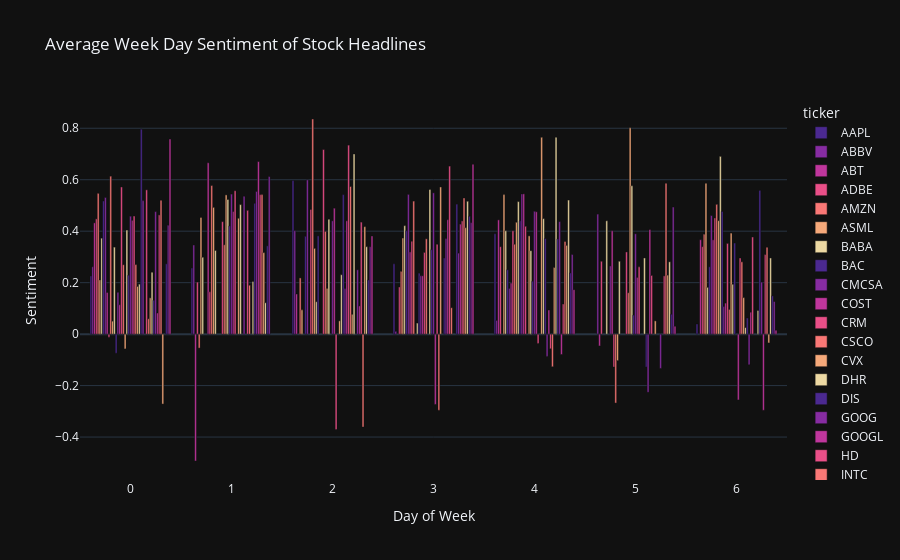

Notebook cell for this chart:
### Markdown cell above
## NLTK - `dayofweek` using Plotly

### Code cell
# Group by the ticker and the day of the week, creating a multi-index
mean_day = analyzer_news.groupby(['ticker', 'dayofweek']).mean()
# Unstack, the innermost index level 'unstacks' across the columns
mean_day = mean_day.unstack()
# Get a cross-section of the above data, and transpose it to make the columns the ticker names
mean_day = mean_day.xs('compound', axis=1).T
# Plotly colors
sunset = px.colors.sequential.Agsunset

px.bar(mean_day, barmode='group', color_discrete_sequence=sunset,
      title='Average Week Day Sentiment of Stock Headlines',
      labels={'value': 'Sentiment', 'dayofweek': 'Day of Week'})

### Figure 1 — Plotly figure (JSON) as saved in the notebook; plotly's stock layout.template omitted (floating-point values rounded to 4 significant figures)
{"data": [{"alignmentgroup": "True", "hovertemplate": "ticker=AAPL<br>Day of Week=%{x}<br>Sentiment=%{y}<extra></extra>", "legendgroup": "AAPL", "marker": {"color": "rgb(75, 41, 145)"}, "name": "AAPL", "offsetgroup": "AAPL", "orientation": "v", "showlegend": true, "textposition": "auto", "type": "bar", "x": [0, 1, 2, 3, 4, 5, 6], "xaxis": "x", "y": [0.2256, 0.2567, 0.5967, 0.2732, 0.3902, null, 0.03946], "yaxis": "y"}, {"alignmentgroup": "True", "hovertemplate": "ticker=ABBV<br>Day of Week=%{x}<br>Sentiment=%{y}<extra></extra>", "legendgroup": "ABBV", "marker": {"color": "rgb(135, 44, 162)"}, "name": "ABBV", "offsetgroup": "ABBV", "orientation": "v", "showlegend": true, "textposition": "auto", "type": "bar", "x": [0, 1, 2, 3, 4, 5, 6], "xaxis": "x", "y": [0.2618, 0.3463, 0.4023, 0.01095, 0.05333, 0.4665, null], "yaxis": "y"}, {"alignmentgroup": "True", "hovertemplate": "ticker=ABT<br>Day of Week=%{x}<br>Sentiment=%{y}<extra></extra>", "legendgroup": "ABT", "marker": {"color": "rgb(192, 54, 157)"}, "name": "ABT", "offsetgroup": "ABT", "orientation": "v", "showlegend": true, "textposition": "auto", "type": "bar", "x": [0, 1, 2, 3, 4, 5, 6], "xaxis": "x", "y": [0.4324, -0.4931, 0.1559, null, 0.444, -0.04595, 0.3669], "yaxis": "y"}, {"alignmentgroup": "True", "hovertemplate": "ticker=ADBE<br>Day of Week=%{x}<br>Sentiment=%{y}<extra></extra>", "legendgroup": "ADBE", "marker": {"color": "rgb(234, 79, 136)"}, "name": "ADBE", "offsetgroup": "ADBE", "orientation": "v", "showlegend": true, "textposition": "auto", "type": "bar", "x": [0, 1, 2, 3, 4, 5, 6], "xaxis": "x", "y": [0.4479, 0.2023, null, 0.1833, 0.3399, 0.2832, 0.34], "yaxis": "y"}, {"alignmentgroup": "True", "hovertemplate": "ticker=AMZN<br>Day of Week=%{x}<br>Sentiment=%{y}<extra></extra>", "legendgroup": "AMZN", "marker": {"color": "rgb(250, 120, 118)"}, "name": "AMZN", "offsetgroup": "AMZN", "orientation": "v", "showlegend": true, "textposition": "auto", "type": "bar", "x": [0, 1, 2, 3, 4, 5, 6], "xaxis": "x", "y": [0.5471, -0.0543, 0.2184, 0.2441, null, null, 0.3885], "yaxis": "y"}, {"alignmentgroup": "True", "hovertemplate": "ticker=ASML<br>Day of Week=%{x}<br>Sentiment=%{y}<extra></extra>", "legendgroup": "ASML", "marker": {"color": "rgb(246, 169, 122)"}, "name": "ASML", "offsetgroup": "ASML", "orientation": "v", "showlegend": true, "textposition": "auto", "type": "bar", "x": [0, 1, 2, 3, 4, 5, 6], "xaxis": "x", "y": [0.2108, 0.4535, 0.0943, 0.3734, 0.5423, null, 0.5859], "yaxis": "y"}, {"alignmentgroup": "True", "hovertemplate": "ticker=BABA<br>Day of Week=%{x}<br>Sentiment=%{y}<extra></extra>", "legendgroup": "BABA", "marker": {"color": "rgb(237, 217, 163)"}, "name": "BABA", "offsetgroup": "BABA", "orientation": "v", "showlegend": true, "textposition": "auto", "type": "bar", "x": [0, 1, 2, 3, 4, 5, 6], "xaxis": "x", "y": [0.373, 0.2988, null, 0.4215, 0.4019, 0.4404, 0.1819], "yaxis": "y"}, {"alignmentgroup": "True", "hovertemplate": "ticker=BAC<br>Day of Week=%{x}<br>Sentiment=%{y}<extra></extra>", "legendgroup": "BAC", "marker": {"color": "rgb(75, 41, 145)"}, "name": "BAC", "offsetgroup": "BAC", "orientation": "v", "showlegend": true, "textposition": "auto", "type": "bar", "x": [0, 1, 2, 3, 4, 5, 6], "xaxis": "x", "y": [0.5173, null, 0.3803, 0.4019, 0.25, null, 0.2619], "yaxis": "y"}, {"alignmentgroup": "True", "hovertemplate": "ticker=CMCSA<br>Day of Week=%{x}<br>Sentiment=%{y}<extra></extra>", "legendgroup": "CMCSA", "marker": {"color": "rgb(135, 44, 162)"}, "name": "CMCSA", "offsetgroup": "CMCSA", "orientation": "v", "showlegend": true, "textposition": "auto", "type": "bar", "x": [0, 1, 2, 3, 4, 5, 6], "xaxis": "x", "y": [0.5311, null, 0.5994, 0.5431, 0.1779, 0.265, 0.4609], "yaxis": "y"}, {"alignmentgroup": "True", "hovertemplate": "ticker=COST<br>Day of Week=%{x}<br>Sentiment=%{y}<extra></extra>", "legendgroup": "COST", "marker": {"color": "rgb(192, 54, 157)"}, "name": "COST", "offsetgroup": "COST", "orientation": "v", "showlegend": true, "textposition": "auto", "type": "bar", "x": [0, 1, 2, 3, 4, 5, 6], "xaxis": "x", "y": [0.1619, 0.6659, null, 0.3196, 0.1985, 0.4019, 0.3664], "yaxis": "y"}, {"alignmentgroup": "True", "hovertemplate": "ticker=CRM<br>Day of Week=%{x}<br>Sentiment=%{y}<extra></extra>", "legendgroup": "CRM", "marker": {"color": "rgb(234, 79, 136)"}, "name": "CRM", "offsetgroup": "CRM", "orientation": "v", "showlegend": true, "textposition": "auto", "type": "bar", "x": [0, 1, 2, 3, 4, 5, 6], "xaxis": "x", "y": [-0.01183, 0.1646, 0.4847, 0.3612, 0.4019, -0.128, 0.4516], "yaxis": "y"}, {"alignmentgroup": "True", "hovertemplate": "ticker=CSCO<br>Day of Week=%{x}<br>Sentiment=%{y}<extra></extra>", "legendgroup": "CSCO", "marker": {"color": "rgb(250, 120, 118)"}, "name": "CSCO", "offsetgroup": "CSCO", "orientation": "v", "showlegend": true, "textposition": "auto", "type": "bar", "x": [0, 1, 2, 3, 4, 5, 6], "xaxis": "x", "y": [0.6139, 0.5774, 0.836, 0.517, 0.3494, -0.2679, 0.5044], "yaxis": "y"}, {"alignmentgroup": "True", "hovertemplate": "ticker=CVX<br>Day of Week=%{x}<br>Sentiment=%{y}<extra></extra>", "legendgroup": "CVX", "marker": {"color": "rgb(246, 169, 122)"}, "name": "CVX", "offsetgroup": "CVX", "orientation": "v", "showlegend": true, "textposition": "auto", "type": "bar", "x": [0, 1, 2, 3, 4, 5, 6], "xaxis": "x", "y": [0.05048, 0.4927, 0.3334, null, 0.4348, -0.103, 0.4409], "yaxis": "y"}, {"alignmentgroup": "True", "hovertemplate": "ticker=DHR<br>Day of Week=%{x}<br>Sentiment=%{y}<extra></extra>", "legendgroup": "DHR", "marker": {"color": "rgb(237, 217, 163)"}, "name": "DHR", "offsetgroup": "DHR", "orientation": "v", "showlegend": true, "textposition": "auto", "type": "bar", "x": [0, 1, 2, 3, 4, 5, 6], "xaxis": "x", "y": [0.3382, 0.3252, 0.126, 0.04302, 0.515, 0.2832, 0.6908], "yaxis": "y"}, {"alignmentgroup": "True", "hovertemplate": "ticker=DIS<br>Day of Week=%{x}<br>Sentiment=%{y}<extra></extra>", "legendgroup": "DIS", "marker": {"color": "rgb(75, 41, 145)"}, "name": "DIS", "offsetgroup": "DIS", "orientation": "v", "showlegend": true, "textposition": "auto", "type": "bar", "x": [0, 1, 2, 3, 4, 5, 6], "xaxis": "x", "y": [-0.07432, null, 0.3818, 0.2369, 0.4404, null, 0.4767], "yaxis": "y"}, {"alignmentgroup": "True", "hovertemplate": "ticker=GOOG<br>Day of Week=%{x}<br>Sentiment=%{y}<extra></extra>", "legendgroup": "GOOG", "marker": {"color": "rgb(135, 44, 162)"}, "name": "GOOG", "offsetgroup": "GOOG", "orientation": "v", "showlegend": true, "textposition": "auto", "type": "bar", "x": [0, 1, 2, 3, 4, 5, 6], "xaxis": "x", "y": [0.1623, null, null, 0.2266, 0.545, null, 0.107], "yaxis": "y"}, {"alignmentgroup": "True", "hovertemplate": "ticker=GOOGL<br>Day of Week=%{x}<br>Sentiment=%{y}<extra></extra>", "legendgroup": "GOOGL", "marker": {"color": "rgb(192, 54, 157)"}, "name": "GOOGL", "offsetgroup": "GOOGL", "orientation": "v", "showlegend": true, "textposition": "auto", "type": "bar", "x": [0, 1, 2, 3, 4, 5, 6], "xaxis": "x", "y": [0.1142, null, null, 0.2266, 0.545, null, 0.1206], "yaxis": "y"}, {"alignmentgroup": "True", "hovertemplate": "ticker=HD<br>Day of Week=%{x}<br>Sentiment=%{y}<extra></extra>", "legendgroup": "HD", "marker": {"color": "rgb(234, 79, 136)"}, "name": "HD", "offsetgroup": "HD", "orientation": "v", "showlegend": true, "textposition": "auto", "type": "bar", "x": [0, 1, 2, 3, 4, 5, 6], "xaxis": "x", "y": [0.5719, 0.4371, 0.7173, 0.3176, 0.4192, 0.3195, 0.3525], "yaxis": "y"}, {"alignmentgroup": "True", "hovertemplate": "ticker=INTC<br>Day of Week=%{x}<br>Sentiment=%{y}<extra></extra>", "legendgroup": "INTC", "marker": {"color": "rgb(250, 120, 118)"}, "name": "INTC", "offsetgroup": "INTC", "orientation": "v", "showlegend": true, "textposition": "auto", "type": "bar", "x": [0, 1, 2, 3, 4, 5, 6], "xaxis": "x", "y": [0.2697, 0.3473, 0.3994, 0.3704, null, 0.161, 0.0962], "yaxis": "y"}, {"alignmentgroup": "True", "hovertemplate": "ticker=JNJ<br>Day of Week=%{x}<br>Sentiment=%{y}<extra></extra>", "legendgroup": "JNJ", "marker": {"color": "rgb(246, 169, 122)"}, "name": "JNJ", "offsetgroup": "JNJ", "orientation": "v", "showlegend": true, "textposition": "auto", "type": "bar", "x": [0, 1, 2, 3, 4, 5, 6], "xaxis": "x", "y": [-0.0575, 0.5411, 0.1779, null, 0.3818, 0.802, 0.3926], "yaxis": "y"}, {"alignmentgroup": "True", "hovertemplate": "ticker=JPM<br>Day of Week=%{x}<br>Sentiment=%{y}<extra></extra>", "legendgroup": "JPM", "marker": {"color": "rgb(237, 217, 163)"}, "name": "JPM", "offsetgroup": "JPM", "orientation": "v", "showlegend": true, "textposition": "auto", "type": "bar", "x": [0, 1, 2, 3, 4, 5, 6], "xaxis": "x", "y": [0.4045, 0.5232, 0.4466, 0.5619, 0.3243, 0.5766, 0.1939], "yaxis": "y"}, {"alignmentgroup": "True", "hovertemplate": "ticker=KO<br>Day of Week=%{x}<br>Sentiment=%{y}<extra></extra>", "legendgroup": "KO", "marker": {"color": "rgb(75, 41, 145)"}, "name": "KO", "offsetgroup": "KO", "orientation": "v", "showlegend": true, "textposition": "auto", "type": "bar", "x": [0, 1, 2, 3, 4, 5, 6], "xaxis": "x", "y": [0.2289, 0.4203, null, 0.3282, 0.2056, 0.07378, 0.354], "yaxis": "y"}, {"alignmentgroup": "True", "hovertemplate": "ticker=MA<br>Day of Week=%{x}<br>Sentiment=%{y}<extra></extra>", "legendgroup": "MA", "marker": {"color": "rgb(135, 44, 162)"}, "name": "MA", "offsetgroup": "MA", "orientation": "v", "showlegend": true, "textposition": "auto", "type": "bar", "x": [0, 1, 2, 3, 4, 5, 6], "xaxis": "x", "y": [0.4583, 0.5443, 0.4404, 0.5491, 0.4775, 0.3899, null], "yaxis": "y"}, {"alignmentgroup": "True", "hovertemplate": "ticker=MCD<br>Day of Week=%{x}<br>Sentiment=%{y}<extra></extra>", "legendgroup": "MCD", "marker": {"color": "rgb(192, 54, 157)"}, "name": "MCD", "offsetgroup": "MCD", "orientation": "v", "showlegend": true, "textposition": "auto", "type": "bar", "x": [0, 1, 2, 3, 4, 5, 6], "xaxis": "x", "y": [0.4424, 0.4767, 0.4894, -0.2732, 0.4755, 0.2205, -0.2559], "yaxis": "y"}, {"alignmentgroup": "True", "hovertemplate": "ticker=MRK<br>Day of Week=%{x}<br>Sentiment=%{y}<extra></extra>", "legendgroup": "MRK", "marker": {"color": "rgb(234, 79, 136)"}, "name": "MRK", "offsetgroup": "MRK", "orientation": "v", "showlegend": true, "textposition": "auto", "type": "bar", "x": [0, 1, 2, 3, 4, 5, 6], "xaxis": "x", "y": [0.4588, 0.5574, -0.3709, 0.3497, -0.03622, 0.2614, 0.296], "yaxis": "y"}, {"alignmentgroup": "True", "hovertemplate": "ticker=MSFT<br>Day of Week=%{x}<br>Sentiment=%{y}<extra></extra>", "legendgroup": "MSFT", "marker": {"color": "rgb(250, 120, 118)"}, "name": "MSFT", "offsetgroup": "MSFT", "orientation": "v", "showlegend": true, "textposition": "auto", "type": "bar", "x": [0, 1, 2, 3, 4, 5, 6], "xaxis": "x", "y": [0.2702, null, null, -0.296, null, null, 0.2809], "yaxis": "y"}, {"alignmentgroup": "True", "hovertemplate": "ticker=NFLX<br>Day of Week=%{x}<br>Sentiment=%{y}<extra></extra>", "legendgroup": "NFLX", "marker": {"color": "rgb(246, 169, 122)"}, "name": "NFLX", "offsetgroup": "NFLX", "orientation": "v", "showlegend": true, "textposition": "auto", "type": "bar", "x": [0, 1, 2, 3, 4, 5, 6], "xaxis": "x", "y": [0.1854, 0.4503, 0.0516, 0.5719, 0.765, null, 0.1419], "yaxis": "y"}, {"alignmentgroup": "True", "hovertemplate": "ticker=NVDA<br>Day of Week=%{x}<br>Sentiment=%{y}<extra></extra>", "legendgroup": "NVDA", "marker": {"color": "rgb(237, 217, 163)"}, "name": "NVDA", "offsetgroup": "NVDA", "orientation": "v", "showlegend": true, "textposition": "auto", "type": "bar", "x": [0, 1, 2, 3, 4, 5, 6], "xaxis": "x", "y": [0.1943, 0.5033, 0.2309, null, 0.4488, 0.296, 0.0255], "yaxis": "y"}, {"alignmentgroup": "True", "hovertemplate": "ticker=NVS<br>Day of Week=%{x}<br>Sentiment=%{y}<extra></extra>", "legendgroup": "NVS", "marker": {"color": "rgb(75, 41, 145)"}, "name": "NVS", "offsetgroup": "NVS", "orientation": "v", "showlegend": true, "textposition": "auto", "type": "bar", "x": [0, 1, 2, 3, 4, 5, 6], "xaxis": "x", "y": [0.7964, null, 0.5423, 0.2958, 0.3715, -0.128, 0.06274], "yaxis": "y"}, {"alignmentgroup": "True", "hovertemplate": "ticker=ORCL<br>Day of Week=%{x}<br>Sentiment=%{y}<extra></extra>", "legendgroup": "ORCL", "marker": {"color": "rgb(135, 44, 162)"}, "name": "ORCL", "offsetgroup": "ORCL", "orientation": "v", "showlegend": true, "textposition": "auto", "type": "bar", "x": [0, 1, 2, 3, 4, 5, 6], "xaxis": "x", "y": [0.5188, 0.5362, 0.1769, 0.3714, -0.08659, -0.2263, -0.1191], "yaxis": "y"}, {"alignmentgroup": "True", "hovertemplate": "ticker=PDD<br>Day of Week=%{x}<br>Sentiment=%{y}<extra></extra>", "legendgroup": "PDD", "marker": {"color": "rgb(192, 54, 157)"}, "name": "PDD", "offsetgroup": "PDD", "orientation": "v", "showlegend": true, "textposition": "auto", "type": "bar", "x": [0, 1, 2, 3, 4, 5, 6], "xaxis": "x", "y": [null, null, 0.4404, 0.4447, 0.09389, 0.4063, 0.08525], "yaxis": "y"}, {"alignmentgroup": "True", "hovertemplate": "ticker=PEP<br>Day of Week=%{x}<br>Sentiment=%{y}<extra></extra>", "legendgroup": "PEP", "marker": {"color": "rgb(234, 79, 136)"}, "name": "PEP", "offsetgroup": "PEP", "orientation": "v", "showlegend": true, "textposition": "auto", "type": "bar", "x": [0, 1, 2, 3, 4, 5, 6], "xaxis": "x", "y": [0.5607, 0.4811, 0.7345, 0.653, -0.05699, 0.228, 0.3774], "yaxis": "y"}, {"alignmentgroup": "True", "hovertemplate": "ticker=PFE<br>Day of Week=%{x}<br>Sentiment=%{y}<extra></extra>", "legendgroup": "PFE", "marker": {"color": "rgb(250, 120, 118)"}, "name": "PFE", "offsetgroup": "PFE", "orientation": "v", "showlegend": true, "textposition": "auto", "type": "bar", "x": [0, 1, 2, 3, 4, 5, 6], "xaxis": "x", "y": [0.05973, 0.1901, 0.5737, 0.1027, -0.1269, null, null], "yaxis": "y"}, {"alignmentgroup": "True", "hovertemplate": "ticker=PG<br>Day of Week=%{x}<br>Sentiment=%{y}<extra></extra>", "legendgroup": "PG", "marker": {"color": "rgb(246, 169, 122)"}, "name": "PG", "offsetgroup": "PG", "orientation": "v", "showlegend": true, "textposition": "auto", "type": "bar", "x": [0, 1, 2, 3, 4, 5, 6], "xaxis": "x", "y": [0.141, null, 0.0772, null, 0.2591, 0.05146, null], "yaxis": "y"}, {"alignmentgroup": "True", "hovertemplate": "ticker=PYPL<br>Day of Week=%{x}<br>Sentiment=%{y}<extra></extra>", "legendgroup": "PYPL", "marker": {"color": "rgb(237, 217, 163)"}, "name": "PYPL", "offsetgroup": "PYPL", "orientation": "v", "showlegend": true, "textposition": "auto", "type": "bar", "x": [0, 1, 2, 3, 4, 5, 6], "xaxis": "x", "y": [0.2406, 0.2045, 0.7003, null, 0.765, null, 0.09177], "yaxis": "y"}, {"alignmentgroup": "True", "hovertemplate": "ticker=T<br>Day of Week=%{x}<br>Sentiment=%{y}<extra></extra>", "legendgroup": "T", "marker": {"color": "rgb(75, 41, 145)"}, "name": "T", "offsetgroup": "T", "orientation": "v", "showlegend": true, "textposition": "auto", "type": "bar", "x": [0, 1, 2, 3, 4, 5, 6], "xaxis": "x", "y": [0.1316, 0.5084, null, 0.5053, 0.3699, null, 0.5586], "yaxis": "y"}, {"alignmentgroup": "True", "hovertemplate": "ticker=TM<br>Day of Week=%{x}<br>Sentiment=%{y}<extra></extra>", "legendgroup": "TM", "marker": {"color": "rgb(135, 44, 162)"}, "name": "TM", "offsetgroup": "TM", "orientation": "v", "showlegend": true, "textposition": "auto", "type": "bar", "x": [0, 1, 2, 3, 4, 5, 6], "xaxis": "x", "y": [0.4762, 0.5545, 0.25, 0.3149, 0.4371, -0.1334, 0.2021], "yaxis": "y"}, {"alignmentgroup": "True", "hovertemplate": "ticker=TMO<br>Day of Week=%{x}<br>Sentiment=%{y}<extra></extra>", "legendgroup": "TMO", "marker": {"color": "rgb(192, 54, 157)"}, "name": "TMO", "offsetgroup": "TMO", "orientation": "v", "showlegend": true, "textposition": "auto", "type": "bar", "x": [0, 1, 2, 3, 4, 5, 6], "xaxis": "x", "y": [0.08213, 0.6705, 0.1096, 0.4275, -0.07925, null, -0.296], "yaxis": "y"}, {"alignmentgroup": "True", "hovertemplate": "ticker=TMUS<br>Day of Week=%{x}<br>Sentiment=%{y}<extra></extra>", "legendgroup": "TMUS", "marker": {"color": "rgb(234, 79, 136)"}, "name": "TMUS", "offsetgroup": "TMUS", "orientation": "v", "showlegend": true, "textposition": "auto", "type": "bar", "x": [0, 1, 2, 3, 4, 5, 6], "xaxis": "x", "y": [0.4632, 0.5423, 0.4354, 0.44, 0.1171, 0.2263, 0.3092], "yaxis": "y"}, {"alignmentgroup": "True", "hovertemplate": "ticker=TSLA<br>Day of Week=%{x}<br>Sentiment=%{y}<extra></extra>", "legendgroup": "TSLA", "marker": {"color": "rgb(250, 120, 118)"}, "name": "TSLA", "offsetgroup": "TSLA", "orientation": "v", "showlegend": true, "textposition": "auto", "type": "bar", "x": [0, 1, 2, 3, 4, 5, 6], "xaxis": "x", "y": [0.5202, 0.5423, -0.3612, 0.5292, 0.36, 0.5859, 0.3374], "yaxis": "y"}, {"alignmentgroup": "True", "hovertemplate": "ticker=TSM<br>Day of Week=%{x}<br>Sentiment=%{y}<extra></extra>", "legendgroup": "TSM", "marker": {"color": "rgb(246, 169, 122)"}, "name": "TSM", "offsetgroup": "TSM", "orientation": "v", "showlegend": true, "textposition": "auto", "type": "bar", "x": [0, 1, 2, 3, 4, 5, 6], "xaxis": "x", "y": [-0.2717, 0.3167, 0.4175, 0.4136, 0.3448, 0.2292, -0.0343], "yaxis": "y"}, {"alignmentgroup": "True", "hovertemplate": "ticker=UN<br>Day of Week=%{x}<br>Sentiment=%{y}<extra></extra>", "legendgroup": "UN", "marker": {"color": "rgb(237, 217, 163)"}, "name": "UN", "offsetgroup": "UN", "orientation": "v", "showlegend": true, "textposition": "auto", "type": "bar", "x": [0, 1, 2, 3, 4, 5, 6], "xaxis": "x", "y": [null, 0.1219, 0.3398, 0.5164, 0.5211, 0.281, 0.296], "yaxis": "y"}, {"alignmentgroup": "True", "hovertemplate": "ticker=UNH<br>Day of Week=%{x}<br>Sentiment=%{y}<extra></extra>", "legendgroup": "UNH", "marker": {"color": "rgb(75, 41, 145)"}, "name": "UNH", "offsetgroup": "UNH", "orientation": "v", "showlegend": true, "textposition": "auto", "type": "bar", "x": [0, 1, 2, 3, 4, 5, 6], "xaxis": "x", "y": [0.2732, 0.3432, 0.2104, 0.4582, 0.2378, 0.0772, 0.1486], "yaxis": "y"}, {"alignmentgroup": "True", "hovertemplate": "ticker=VZ<br>Day of Week=%{x}<br>Sentiment=%{y}<extra></extra>", "legendgroup": "VZ", "marker": {"color": "rgb(135, 44, 162)"}, "name": "VZ", "offsetgroup": "VZ", "orientation": "v", "showlegend": true, "textposition": "auto", "type": "bar", "x": [0, 1, 2, 3, 4, 5, 6], "xaxis": "x", "y": [0.4233, 0.6124, 0.3397, 0.4334, 0.3095, 0.4939, 0.1268], "yaxis": "y"}, {"alignmentgroup": "True", "hovertemplate": "ticker=WMT<br>Day of Week=%{x}<br>Sentiment=%{y}<extra></extra>", "legendgroup": "WMT", "marker": {"color": "rgb(192, 54, 157)"}, "name": "WMT", "offsetgroup": "WMT", "orientation": "v", "showlegend": true, "textposition": "auto", "type": "bar", "x": [0, 1, 2, 3, 4, 5, 6], "xaxis": "x", "y": [0.7579, null, 0.3816, 0.6597, 0.1729, 0.0307, 0.01495], "yaxis": "y"}], "layout": {"barmode": "group", "legend": {"title": {"text": "ticker"}, "tracegroupgap": 0}, "title": {"text": "Average Week Day Sentiment of Stock Headlines"}, "xaxis": {"anchor": "y", "domain": [0, 1], "title": {"text": "Day of Week"}}, "yaxis": {"anchor": "x", "domain": [0, 1], "title": {"text": "Sentiment"}}}}
